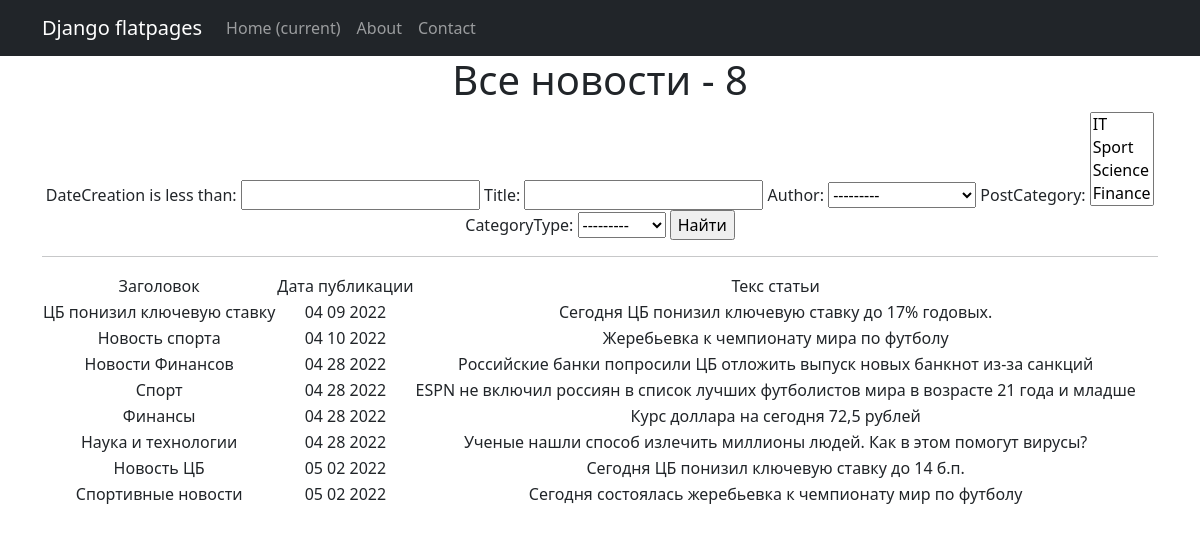
The app's page /news/search/ with its own data.
### news/models.py (models this page shows, shortened)
class Post(models.Model):
    author = models.ForeignKey(Author, on_delete=models.CASCADE)
    NEWS = 'NW'
    ARTICLE = 'AR'
    CATEGORY_CHOICES = (
        (NEWS, 'Новость'),
        (ARTICLE, 'Статья')
    )
    categoryType = models.CharField(max_length=2, choices=CATEGORY_CHOICES, default=ARTICLE)
    dateCreation = models.DateTimeField(auto_now_add=True)
    postCategory = models.ManyToManyField(Category, through='PostCategory')
    title = models.CharField(max_length=128)
    text = models.TextField()
    rating = models.SmallIntegerField(default=0)

### news/views.py (the view)
# urls.py: path('search/', SearchList.as_view()),
class SearchList(ListView):
    model = Post
    template_name = 'search.html'
    context_object_name = 'search'
    def get_context_data(self, **kwargs):  # забираем отфильтрованные объекты переопределяя метод get_context_data у наследуемого класса (привет, полиморфизм, мы скучали!!!)
        context = super().get_context_data(**kwargs)
        context['filter'] = NewsFilter(self.request.GET, queryset=self.get_queryset())  # вписываем наш фильтр в контекст
        return context

### news/models.py (called while the page is built)
    def __str__(self):
        return f'{self.name}'

### news/templatetags/custom_filters.py (called while the page is built)
@register.filter()
def censor(text):
    text_cens = ''
    for word in text.split():
        if word.strip('.,"/') in CENS:
            word = (word[:1] + ('*' * (len(word) - 1)))
        text_cens += f'{word + " "}'
    return text_cens

### templates/search.html (shortened to what this page needs)
{% extends 'flatpages/default.html' %}
{% load custom_filters %}
{% load cache %}
    {% cache 30 header %}
        {% block content %}
            <h1>Все новости - {{search |length}}</h1>
            <form method="GET">
                {{ filter.form }}
                <input type="submit" value="Найти">
            </form>
            <hr>
        {% if search %}
            <table>
                <tr>
                    <td>Заголовок</td>
                    <td>Дата публикации</td>
                    <td>Текс статьи</td>
                </tr>
           {% for post in filter.qs %}
           <tr>
               <td>{{ post.title|censor }}</td>
               <td>{{ post.dateCreation|date:'m d Y ' }}</td>
                <td>{{ post.text|truncatewords:20 |censor }}</td>
           </tr>
           {% endfor %}
       </table>
   {% else %}
       <h2>Новостей нет!</h2>
   {% endif %}
    {% endblock content %}
{% endcache %}

### records on screen
Post: title|censor "ЦБ понизил ключевую ставку", dateCreation "04 09 2022", text|censor "Сегодня ЦБ понизил ключевую ставку до 17% годовых."
Post: title|censor "Новость спорта", dateCreation "04 10 2022", text|censor "Жеребьевка к чемпионату мира по футболу"
Post: title|censor "Новости Финансов", dateCreation "04 28 2022", text|censor "Российские банки попросили ЦБ отложить выпуск новых банкнот из-за санкций"
Post: title|censor "Спорт", dateCreation "04 28 2022", text|censor "ESPN не включил россиян в список лучших футболистов мира в возрасте 21 года и младше"
Post: title|censor "Финансы", dateCreation "04 28 2022", text|censor "Курс доллара на сегодня 72,5 рублей"
Post: title|censor "Наука и технологии", dateCreation "04 28 2022", text|censor "Ученые нашли способ излечить миллионы людей. Как в этом помогут вирусы?"
Post: title|censor "Новость ЦБ", dateCreation "05 02 2022", text|censor "Сегодня ЦБ понизил ключевую ставку до 14 б.п."
Post: title|censor "Спортивные новости", dateCreation "05 02 2022", text|censor "Сегодня состоялась жеребьевка к чемпионату мир по футболу"

### other values on screen
{{ search |length }} "8"
